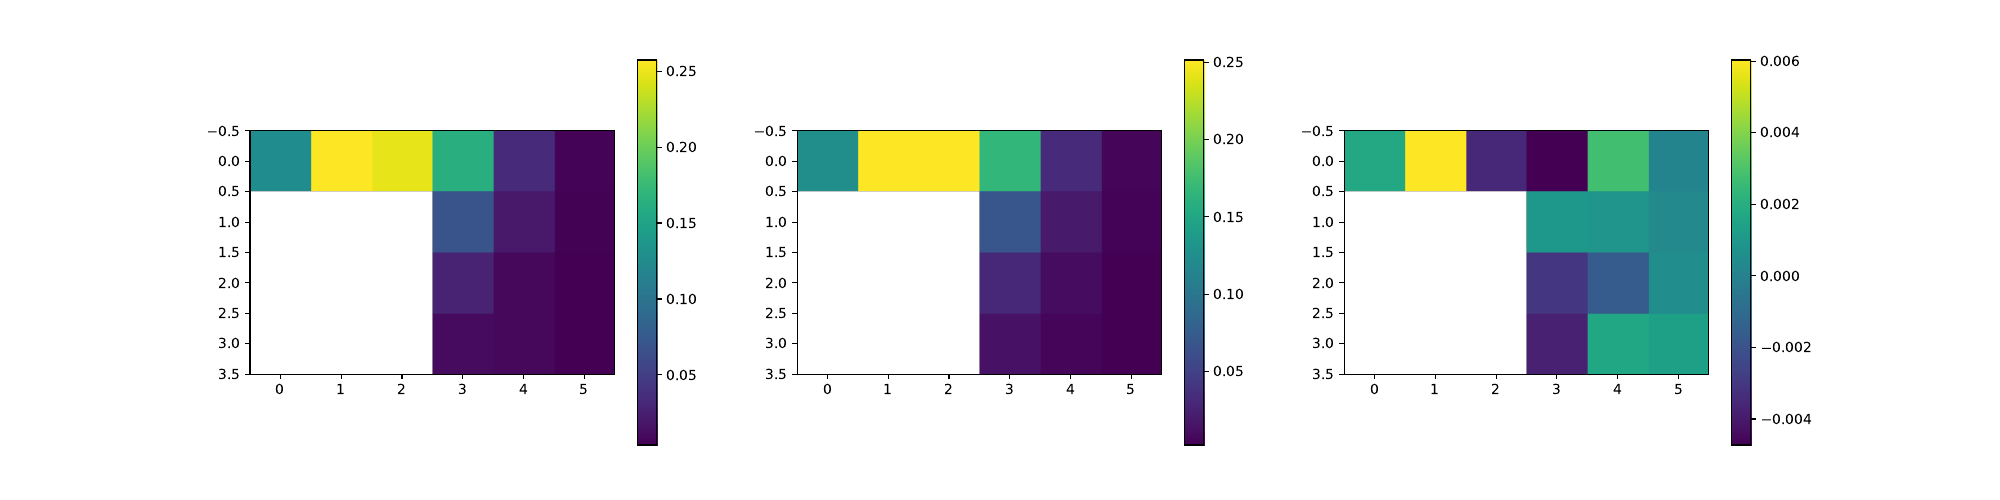

The Python source for this figure:
"""
Code to generate the example heatmaps
"""
import ambulance_game as abg
import matplotlib.pyplot as plt

lambda_a = 0.1
lambda_o = 0.1
mu = 0.1

num_of_servers = 4
threshold = 3
system_capacity = 5
parking_capacity = 3

abg.get_heatmaps(lambda_a, lambda_o, mu, num_of_servers, threshold, system_capacity, parking_capacity, None, 1440, 10)
plt.savefig("Example_Heatmaps.pdf")
plt.close()

